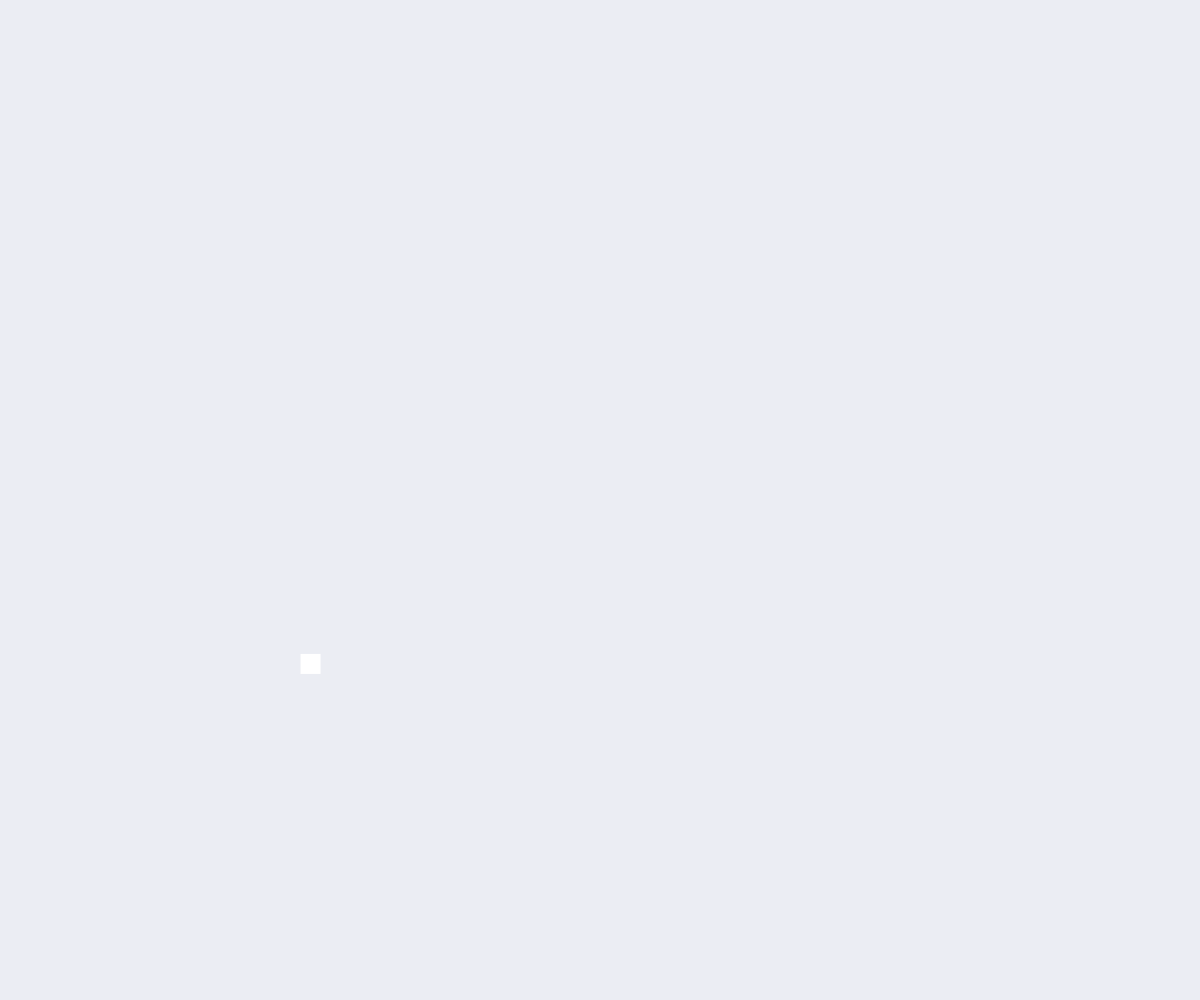
Frame 1 (no input)
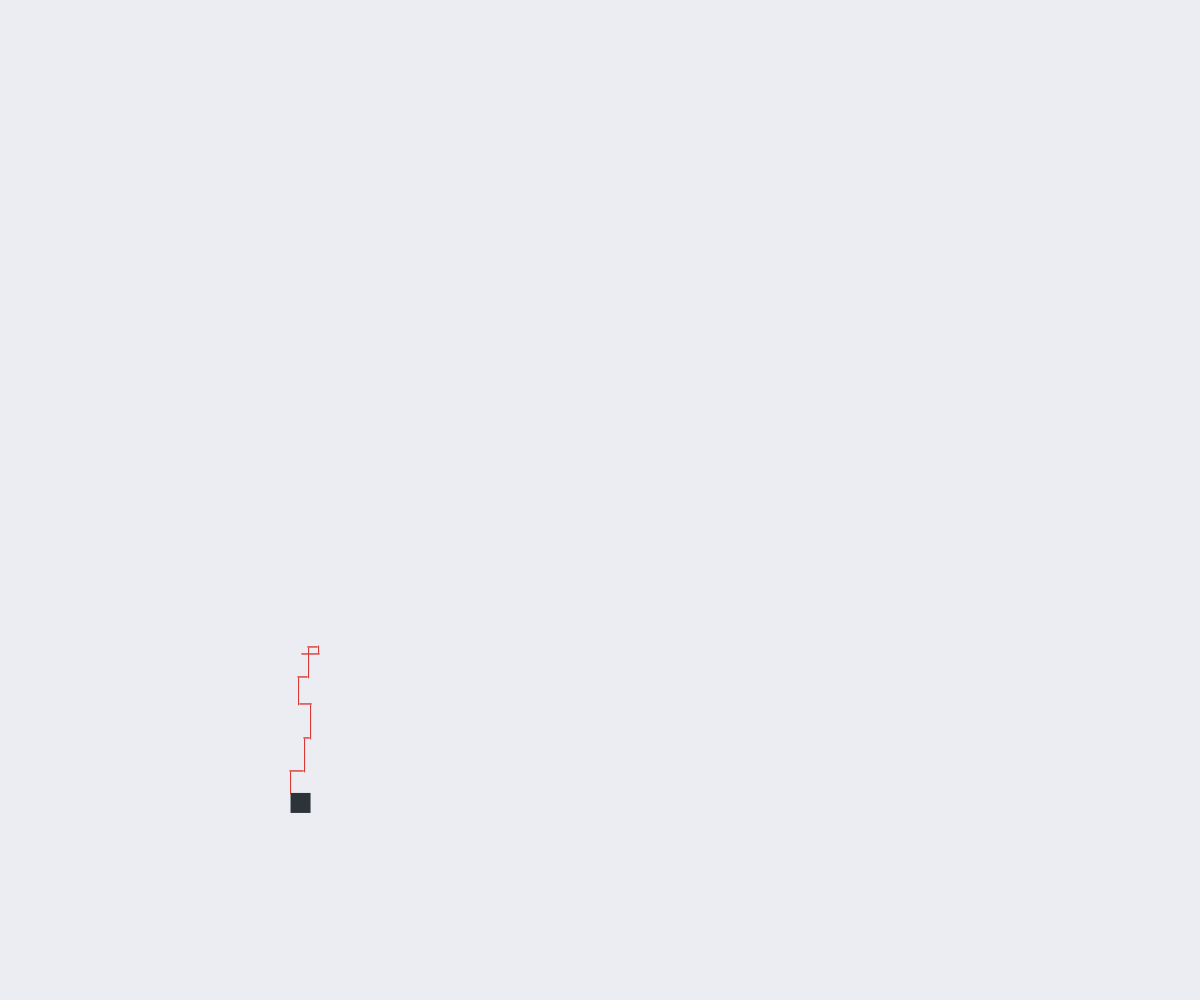
Frame 60 (no input)
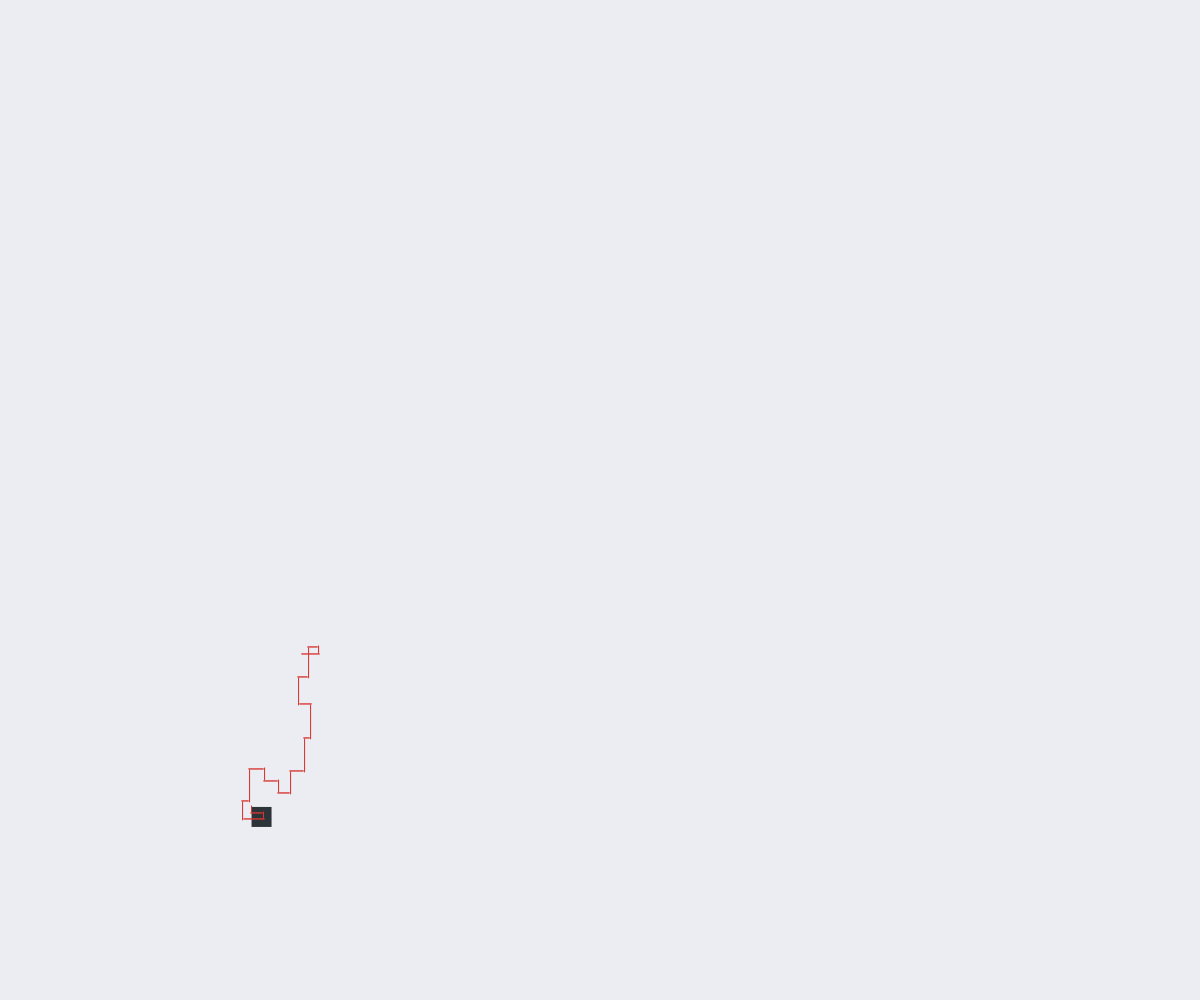
Frame 120 (the mouse pressed at the canvas centre since frame 60)

The p5.js sketch that drew these frames (run headless with seeded random() and noise() and a simulated clock; from frame 60 on, the mouse is pressed at the canvas centre):

// p5.js sketch
// ── sketch.js
	var squares = []
	var trails = []
	var color = {"r": 215, "g": 95, "b": 114}

	function setup () {

		createCanvas( windowWidth, windowHeight)
		// noLoop()

		let squaresOut = 0, amountAloud = 1
		while(squaresOut < amountAloud) {

			squares.push( new crazy_square())
			squaresOut++
		}
	}

function draw () {

		background(235, 237, 243)

		//Things in slowMow
		if(frameCount % 10 === 0){

			squares.forEach( (square, i) => {

				square.changeColor()
				square.moveLR(i)
				square.moveUD(i)
				square.checkInView(i)
			})
		}
		//----------------

		// squares.forEach( (square, i) => {
		// 	console.log(square, frameCount, "-[--------------]");
		// 	square.moveLR(i)
		// 	square.moveUD(i)
		// })

		squares.forEach( (square) => {

			square.display()
		})

		//spawn all trails
		trails.forEach( (trail) => {

			stroke(217, 55, 50)
			line(trail.x1, trail.y1, trail.x2, trail.y2)
		})

	}

function crazy_square () {

		this.multiplierA = random(800, 2000)
		this.multiplierB = random(500, 1000)

		this.xPosition = windowWidth - random(windowWidth)
		this.yPosition = windowHeight - random(windowHeight)

		this.display = () => {

			this.width = 20
			this.height = 20

			noStroke()
			rect(this.xPosition, this.yPosition, this.width, this.height)
		}

		this.moveLR = (thisIndex) => {

			let LorR = ceil(random(-2, 1))

			if(LorR === -0) {
				this.moveLR(thisIndex)
				return null
			}
			else if(LorR > 0) {

				let movesMade = 0, movesAloud = random(10, 35)
				while(movesMade < movesAloud) {

					let newX = 1
					this.xPosition += newX
					this.leaveTrail(thisIndex, this.xPosition + newX, this.yPosition)
					movesMade++
				}
			}
			else {

				let movesMade = 0, movesAloud = random(5, 15)
				while(movesMade < movesAloud) {

					let newX = 1
					this.xPosition -= newX
					this.leaveTrail(thisIndex, this.xPosition - newX, this.yPosition)
					movesMade++
				}

				return
			}

		}

		this.moveUD = (thisIndex) => {

			let UorD = ceil(random(-2, 1))

			if(UorD === -0) {
				this.moveUD(thisIndex)
				return null
			}
			else if(UorD > 0) {

				let movesMade = 0, movesAloud = random(10, 35)
				while(movesMade < movesAloud) {

					let newY = 1
					this.yPosition += newY
					this.leaveTrail(thisIndex, this.xPosition, this.yPosition + newY)
					movesMade++
				}
			}
			else {

				let movesMade = 0, movesAloud = random(5, 15)
				while(movesMade < movesAloud) {

					let newY = 1
					this.yPosition -= newY
					this.leaveTrail(thisIndex, this.xPosition, this.yPosition - newY)
					movesMade++
				}

				return
			}

		}

		this.changeColor = () => {
			fill(44, 51, 57)
			// fill(random(41, 231), random(41, 231), random(41, 231))
		}

		this.checkInView = (thisIndex) => {

			if(this.xPosition > windowWidth || this.yPosition > windowHeight){
				squares.splice(thisIndex, 1)
				this.deleteSquareTrail(thisIndex)
				squares.push( new crazy_square())
			}
			else if (this.xPosition < 0 || this.yPosition < 0) {
				squares.splice(thisIndex, 1)
				this.deleteSquareTrail(thisIndex)
				squares.push( new crazy_square())
			}
		}

		//this gets called in moveLR and moveUD
		this.leaveTrail = (thisIndex, xNext, yNext) => {

			trails.push({"thisIndex": thisIndex, "x1": this.xPosition, "y1": this.yPosition, "x2": xNext, "y2": yNext})
		}

		//this gets call in checkInView
		this.deleteSquareTrail = (thisIndex) => {
			console.log("hit");
			trails = trails.filter( (trail) => trail.thisIndex !== thisIndex )
		}
	}

	function mousePressed () {
		noLoop()
	}











	//
